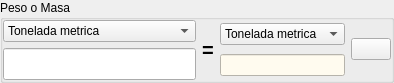
            <widget class="QGroupBox" name="groupBox_3">
             <property name="maximumSize">
              <size>
               <width>16777215</width>
               <height>82</height>
              </size>
             </property>
             <property name="title">
              <string>Peso o Masa</string>
             </property>
             <layout class="QGridLayout" name="gridLayout_10">
              <property name="leftMargin">
               <number>0</number>
              </property>
              <property name="topMargin">
               <number>0</number>
              </property>
              <property name="rightMargin">
               <number>0</number>
              </property>
              <property name="bottomMargin">
               <number>0</number>
              </property>
              <item row="1" column="0">
               <layout class="QGridLayout" name="gridLayout_12">
                <item row="0" column="0">
                 <widget class="QComboBox" name="comboBox_8">
                  <property name="focusPolicy">
                   <enum>Qt::NoFocus</enum>
                  </property>
                  <item>
                   <property name="text">
                    <string>Tonelada metrica</string>
                   </property>
                  </item>
                  <item>
                   <property name="text">
                    <string>Kilogramo</string>
                   </property>
                  </item>
                  <item>
                   <property name="text">
                    <string>Gramo</string>
                   </property>
                  </item>
                  <item>
                   <property name="text">
                    <string>Miligramo</string>
                   </property>
                  </item>
                  <item>
                   <property name="text">
                    <string>Microgramo</string>
                   </property>
                  </item>
                  <item>
                   <property name="text">
                    <string>Tonelada larga</string>
                   </property>
                  </item>
                  <item>
                   <property name="text">
                    <string>Tonelada corta</string>
                   </property>
                  </item>
                  <item>
                   <property name="text">
                    <string>Piedra</string>
                   </property>
                  </item>
                  <item>
                   <property name="text">
                    <string>Libra</string>
                   </property>
                  </item>
                  <item>
                   <property name="text">
                    <string>Onza</string>
                   </property>
                  </item>
                 </widget>
                </item>
                <item row="1" column="0">
                 <widget class="QLineEdit" name="lineEdit_8">
                  <property name="font">
                   <font>
                    <pointsize>15</pointsize>
                    <weight>75</weight>
                    <bold>true</bold>
                   </font>
                  </property>
                  <property name="alignment">
                   <set>Qt::AlignRight|Qt::AlignTrailing|Qt::AlignVCenter</set>
                  </property>
                 </widget>
                </item>
               </layout>
              </item>
              <item row="1" column="1">
               <widget class="QLabel" name="label_4">
                <property name="font">
                 <font>
                  <pointsize>15</pointsize>
                  <weight>75</weight>
                  <bold>true</bold>
                 </font>
                </property>
                <property name="text">
                 <string>=</string>
                </property>
               </widget>
              </item>
              <item row="1" column="2">
               <layout class="QGridLayout" name="gridLayout_11">
                <item row="1" column="0">
                 <widget class="QLineEdit" name="lineEdit_7">
                  <property name="enabled">
                   <bool>true</bool>
                  </property>
                  <property name="font">
                   <font>
                    <weight>75</weight>
                    <bold>true</bold>
                   </font>
                  </property>
                  <property name="focusPolicy">
                   <enum>Qt::NoFocus</enum>
                  </property>
                  <property name="styleSheet">
                   <string notr="true">color: rgb(0, 0, 255);
background-color: rgb(255, 251, 239);</string>
                  </property>
                  <property name="alignment">
                   <set>Qt::AlignRight|Qt::AlignTrailing|Qt::AlignVCenter</set>
                  </property>
                  <property name="readOnly">
                   <bool>true</bool>
                  </property>
                 </widget>
                </item>
                <item row="0" column="0">
                 <widget class="QComboBox" name="comboBox_9">
                  <property name="focusPolicy">
                   <enum>Qt::NoFocus</enum>
                  </property>
                  <item>
                   <property name="text">
                    <string>Tonelada metrica</string>
                   </property>
                  </item>
                  <item>
                   <property name="text">
                    <string>Kilogramo</string>
                   </property>
                  </item>
                  <item>
                   <property name="text">
                    <string>Gramo</string>
                   </property>
                  </item>
                  <item>
                   <property name="text">
                    <string>Miligramo</string>
                   </property>
                  </item>
                  <item>
                   <property name="text">
                    <string>Microgramo</string>
                   </property>
                  </item>
                  <item>
                   <property name="text">
                    <string>Tonelada larga</string>
                   </property>
                  </item>
                  <item>
                   <property name="text">
                    <string>Tonelada corta</string>
                   </property>
                  </item>
                  <item>
                   <property name="text">
                    <string>Piedra</string>
                   </property>
                  </item>
                  <item>
                   <property name="text">
                    <string>Libra</string>
                   </property>
                  </item>
                  <item>
                   <property name="text">
                    <string>Onza</string>
                   </property>
                  </item>
                 </widget>
                </item>
                <item row="0" column="1" rowspan="2">
                 <widget class="QPushButton" name="pushButton_8">
                  <property name="icon">
                   <iconset resource="recoverdrake.qrc">
                    <normaloff>:/Imagenes/sustituir.png</normaloff>:/Imagenes/sustituir.png</iconset>
                  </property>
                  <property name="iconSize">
                   <size>
                    <width>25</width>
                    <height>25</height>
                   </size>
                  </property>
                 </widget>
                </item>
               </layout>
              </item>
             </layout>
            </widget>
